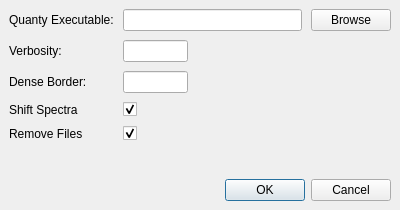
<?xml version="1.0" encoding="UTF-8"?>
<ui version="4.0">
 <class>quantyPreferencesDialog</class>
 <widget class="QDialog" name="quantyPreferencesDialog">
  <property name="windowModality">
   <enum>Qt::ApplicationModal</enum>
  </property>
  <property name="geometry">
   <rect>
    <x>0</x>
    <y>0</y>
    <width>400</width>
    <height>210</height>
   </rect>
  </property>
  <property name="minimumSize">
   <size>
    <width>0</width>
    <height>210</height>
   </size>
  </property>
  <property name="windowTitle">
   <string>Preferences</string>
  </property>
  <property name="modal">
   <bool>true</bool>
  </property>
  <layout class="QVBoxLayout" name="verticalLayout">
   <property name="spacing">
    <number>9</number>
   </property>
   <property name="leftMargin">
    <number>9</number>
   </property>
   <property name="topMargin">
    <number>9</number>
   </property>
   <property name="rightMargin">
    <number>9</number>
   </property>
   <property name="bottomMargin">
    <number>9</number>
   </property>
   <item>
    <layout class="QGridLayout" name="gridLayout">
     <item row="1" column="0">
      <widget class="QLabel" name="verbosityLabel">
       <property name="text">
        <string>Verbosity:</string>
       </property>
      </widget>
     </item>
     <item row="0" column="1">
      <widget class="QLineEdit" name="pathLineEdit">
       <property name="toolTip">
        <string>Path to the Quanty executable.</string>
       </property>
       <property name="readOnly">
        <bool>true</bool>
       </property>
      </widget>
     </item>
     <item row="0" column="0">
      <widget class="QLabel" name="pathLabel">
       <property name="text">
        <string>Quanty Executable:</string>
       </property>
      </widget>
     </item>
     <item row="2" column="1">
      <widget class="QLineEdit" name="denseBorderLineEdit">
       <property name="sizePolicy">
        <sizepolicy hsizetype="Fixed" vsizetype="Fixed">
         <horstretch>0</horstretch>
         <verstretch>0</verstretch>
        </sizepolicy>
       </property>
       <property name="minimumSize">
        <size>
         <width>65</width>
         <height>22</height>
        </size>
       </property>
       <property name="maximumSize">
        <size>
         <width>65</width>
         <height>22</height>
        </size>
       </property>
       <property name="alignment">
        <set>Qt::AlignRight|Qt::AlignTrailing|Qt::AlignVCenter</set>
       </property>
      </widget>
     </item>
     <item row="0" column="2">
      <widget class="QPushButton" name="pathBrowsePushButton">
       <property name="text">
        <string>Browse</string>
       </property>
       <property name="autoDefault">
        <bool>false</bool>
       </property>
      </widget>
     </item>
     <item row="1" column="1">
      <widget class="QLineEdit" name="verbosityLineEdit">
       <property name="sizePolicy">
        <sizepolicy hsizetype="Fixed" vsizetype="Fixed">
         <horstretch>0</horstretch>
         <verstretch>0</verstretch>
        </sizepolicy>
       </property>
       <property name="minimumSize">
        <size>
         <width>65</width>
         <height>22</height>
        </size>
       </property>
       <property name="maximumSize">
        <size>
         <width>65</width>
         <height>22</height>
        </size>
       </property>
       <property name="toolTip">
        <string>Verbosity of the Quanty calculation. Acceptable values in increasing verbosity: 0x0000, 0x00FF, 0xFFFF.</string>
       </property>
       <property name="alignment">
        <set>Qt::AlignRight|Qt::AlignTrailing|Qt::AlignVCenter</set>
       </property>
      </widget>
     </item>
     <item row="4" column="0">
      <widget class="QLabel" name="removeFileLabel">
       <property name="minimumSize">
        <size>
         <width>22</width>
         <height>0</height>
        </size>
       </property>
       <property name="text">
        <string>Remove Files</string>
       </property>
      </widget>
     </item>
     <item row="4" column="1">
      <widget class="QCheckBox" name="removeFilesCheckBox">
       <property name="text">
        <string/>
       </property>
       <property name="checked">
        <bool>true</bool>
       </property>
      </widget>
     </item>
     <item row="2" column="0">
      <widget class="QLabel" name="denseBorderLabel">
       <property name="text">
        <string>Dense Border:</string>
       </property>
      </widget>
     </item>
     <item row="3" column="1">
      <widget class="QCheckBox" name="shiftSpectraCheckBox">
       <property name="text">
        <string/>
       </property>
       <property name="checked">
        <bool>true</bool>
       </property>
      </widget>
     </item>
     <item row="3" column="0">
      <widget class="QLabel" name="shiftSpectraLabel">
       <property name="text">
        <string>Shift Spectra</string>
       </property>
      </widget>
     </item>
    </layout>
   </item>
   <item>
    <spacer name="verticalSpacer">
     <property name="orientation">
      <enum>Qt::Vertical</enum>
     </property>
     <property name="sizeHint" stdset="0">
      <size>
       <width>20</width>
       <height>40</height>
      </size>
     </property>
    </spacer>
   </item>
   <item>
    <widget class="QDialogButtonBox" name="buttonBox">
     <property name="standardButtons">
      <set>QDialogButtonBox::Cancel|QDialogButtonBox::Ok</set>
     </property>
    </widget>
   </item>
  </layout>
 </widget>
 <tabstops>
  <tabstop>pathLineEdit</tabstop>
  <tabstop>pathBrowsePushButton</tabstop>
  <tabstop>verbosityLineEdit</tabstop>
  <tabstop>denseBorderLineEdit</tabstop>
 </tabstops>
 <resources/>
 <connections/>
</ui>
